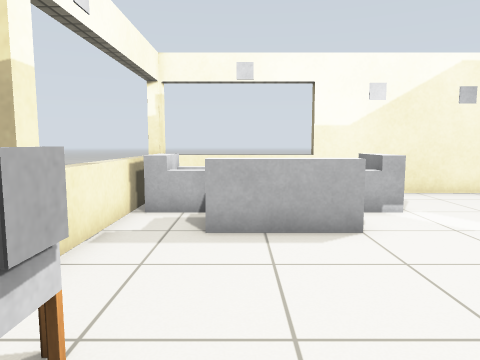
View 1 (above)

16 first-person views from a walk through a Gazebo world. The camera is 0.9 m above the floor, tilts 6° down and sees 70° across. The floor is counted in squares, 0.5 m on a side. Each view is taken from the middle of a square. On the plan, view 1 faces up. The plan holds only what a view shows up to about 17 squares ahead; the rest is blank. The robots in the file are not drawn. Gazebo's built-in surfaces are drawn with simple patterns. Surface patterns are stand-ins for the level's own textures.

View 2
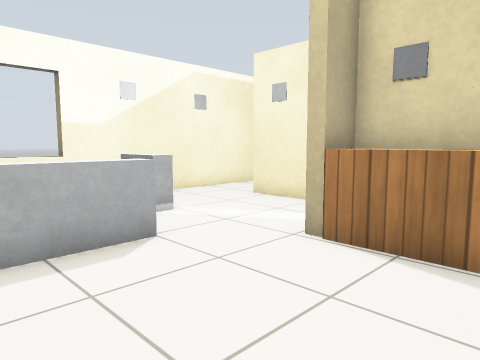

View 3
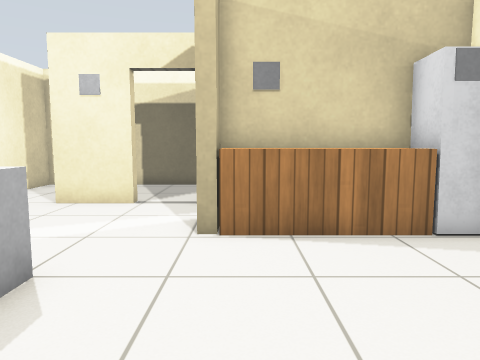

View 4
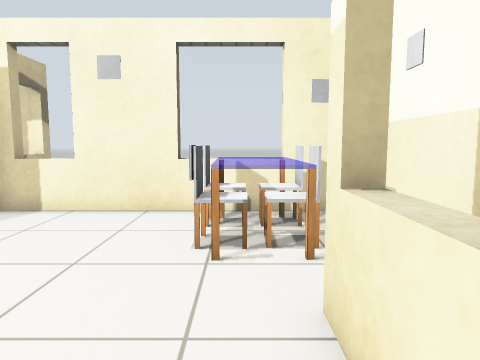

View 5
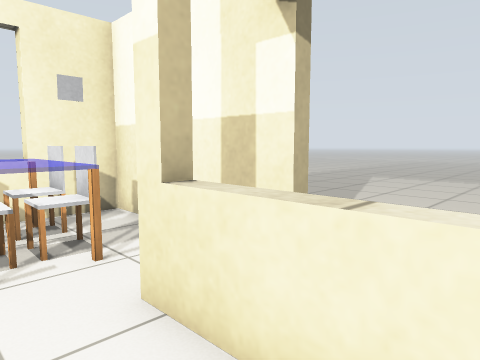

View 6
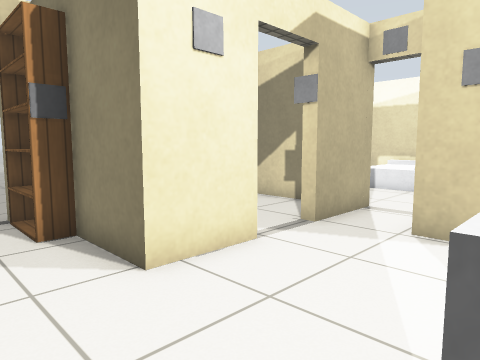

View 7
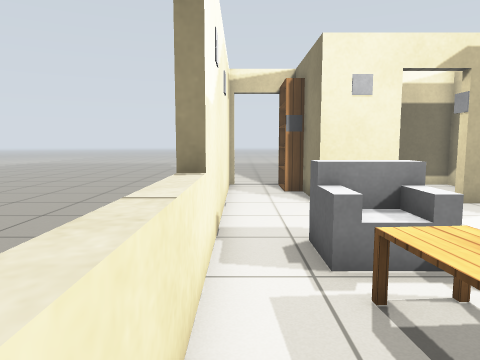

View 8
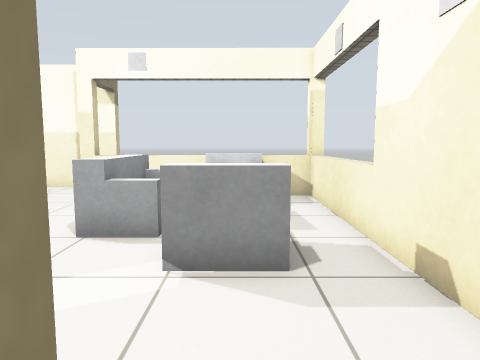

View 9
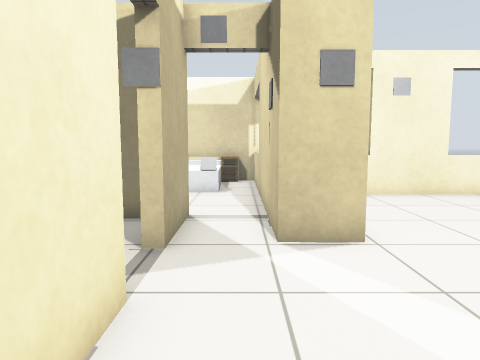

View 10
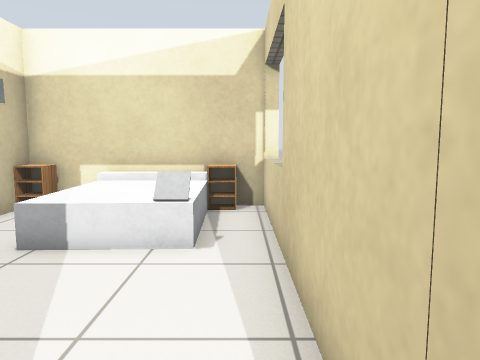

View 11
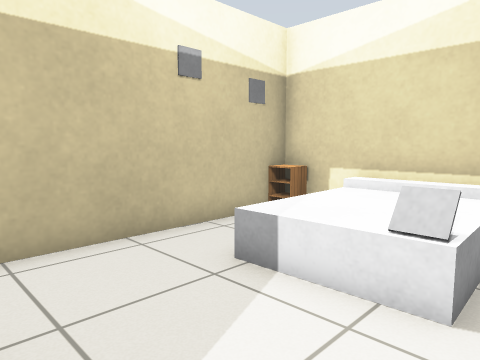

View 12
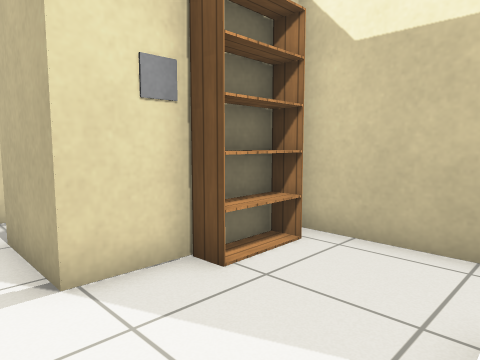

View 13
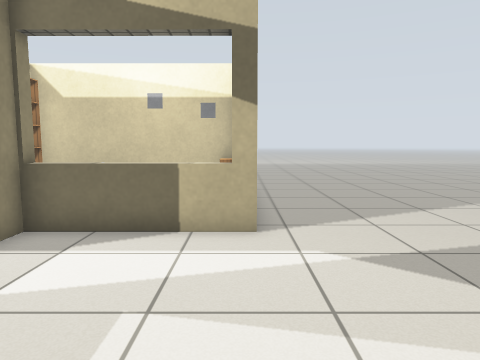

View 14
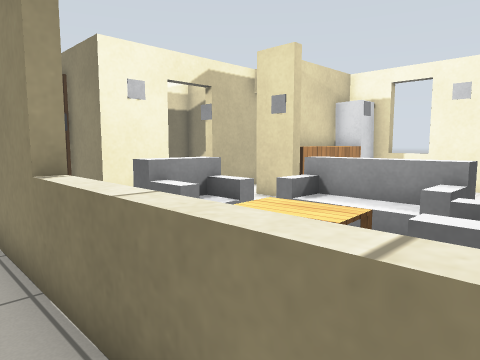

View 15
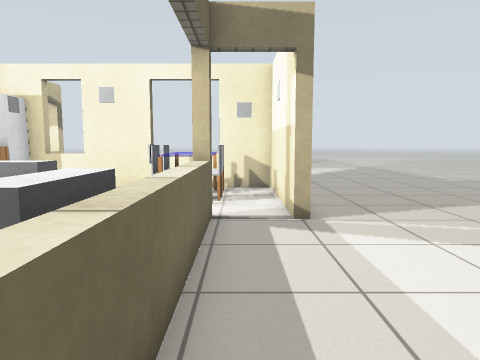

View 16
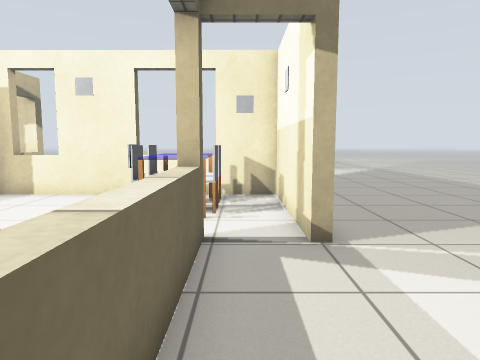

### Floor plan
Ten units are one square. View 1 is at (0, 0); x grows to the right and y downward. Boxes are objects, and circles mark ways between rooms. Rooms are numbered by the first view taken in them; rooms with no view inside come last. Other rooms are left out.
<svg viewBox="-75 -135 211 215">
<path fill="none" stroke="#000" d="M54 -49 63 -49 63 -29M83 -72 83 -96 102 -96M59 0 59 -45 54 -45M83 -24 83 -52M-53 -49 -53 11 45 11M-29 -130 -29 -44M131 -125 -34 -125M59 59 125 60M131 45 131 -22M102 -24 83 -24M63 -29 63 60M59 64 59 15M-19 -129 50 -129M-58 -49 -53 -49M-33 -44 -33 -121M94 -28 131 -28 131 -86"/>
<rect x="-35" y="-15" width="10" height="20" fill="#bbb"><title>chair</title></rect>
<rect x="-35" y="-25" width="10" height="10" fill="#bbb"><title>chair</title></rect>
<rect x="-35" y="-35" width="20" height="10" fill="#bbb"><title>table</title></rect>
<rect x="-25" y="-5" width="10" height="10" fill="#bbb"><title>table</title></rect>
<rect x="-25" y="-105" width="20" height="20" fill="#bbb"><title>sofa</title></rect>
<rect x="-15" y="-5" width="10" height="10" fill="#bbb"><title>chair</title></rect>
<rect x="-15" y="-25" width="10" height="10" fill="#bbb"><title>chair</title></rect>
<rect x="-5" y="-25" width="10" height="10" fill="#bbb"><title>other object</title></rect>
<rect x="-5" y="-85" width="30" height="20" fill="#bbb"><title>sofa</title></rect>
<rect x="-5" y="-105" width="30" height="20" fill="#bbb"><title>table</title></rect>
<rect x="25" y="-105" width="20" height="20" fill="#bbb"><title>sofa</title></rect>
<rect x="45" y="-5" width="10" height="20" fill="#bbb"><title>white post</title></rect>
<rect x="45" y="-45" width="10" height="40" fill="#bbb"><title>wooden box</title></rect>
<rect x="45" y="-55" width="10" height="10" fill="#bbb"><title>other object</title></rect>
<rect x="105" y="-105" width="10" height="10" fill="#bbb"><title>other object</title></rect>
<rect x="115" y="-105" width="10" height="10" fill="#bbb"><title>other object</title></rect>
<rect x="75" y="55" width="10" height="10" fill="#bbb"><title>other object</title></rect>
<rect x="75" y="15" width="40" height="40" fill="#bbb"><title>bed</title></rect>
<rect x="105" y="-25" width="20" height="10" fill="#bbb"><title>other object</title></rect>
<rect x="85" y="-55" width="10" height="10" fill="#bbb"><title>other object</title></rect>
<circle cx="75" cy="-30" r="3" fill="#2a7"/>
<circle cx="-45" cy="-50" r="3" fill="#2a7"/>
<circle cx="85" cy="-65" r="3" fill="#2a7"/>
<circle cx="65" cy="75" r="3" fill="#2a7"/>
<circle cx="-70" cy="0" r="3" fill="#2a7"/>
<text x="20" y="-60">1</text>
<text x="90" y="30">2</text>
<text x="-10" y="50">3</text>
<text x="-40" y="-100">4</text>
<text x="110" y="-60">5</text>
</svg>
Room 1 opens to room 2. Room 1 opens to room 4. Room 1 opens to room 5. Room 2 opens to room 3. Room 3 opens to room 4.

Where each view was taken, in squares from view 1:
view 1: 0 up, 0 right, facing up
view 2: 1 up, 1 left, facing up-right
view 3: 4 up, 2 left, facing right
view 4: 8 up, 2 left, facing down
view 5: 8 up, 1 left, facing down-left
view 6: 12 up, 4 right, facing down-right
view 7: 12 up, 2 left, facing right
view 8: 10 up, 9 right, facing left
view 9: 11 up, 7 right, facing down
view 10: 4 up, 7 right, facing down
view 11: 2 up, 7 right, facing down-right
view 12: 2 down, 7 right, facing up-right
view 13: 6 down, 1 left, facing right
view 14: 14 up, 2 left, facing down-right
view 15: 13 up, 4 left, facing down
view 16: 11 up, 4 left, facing down
